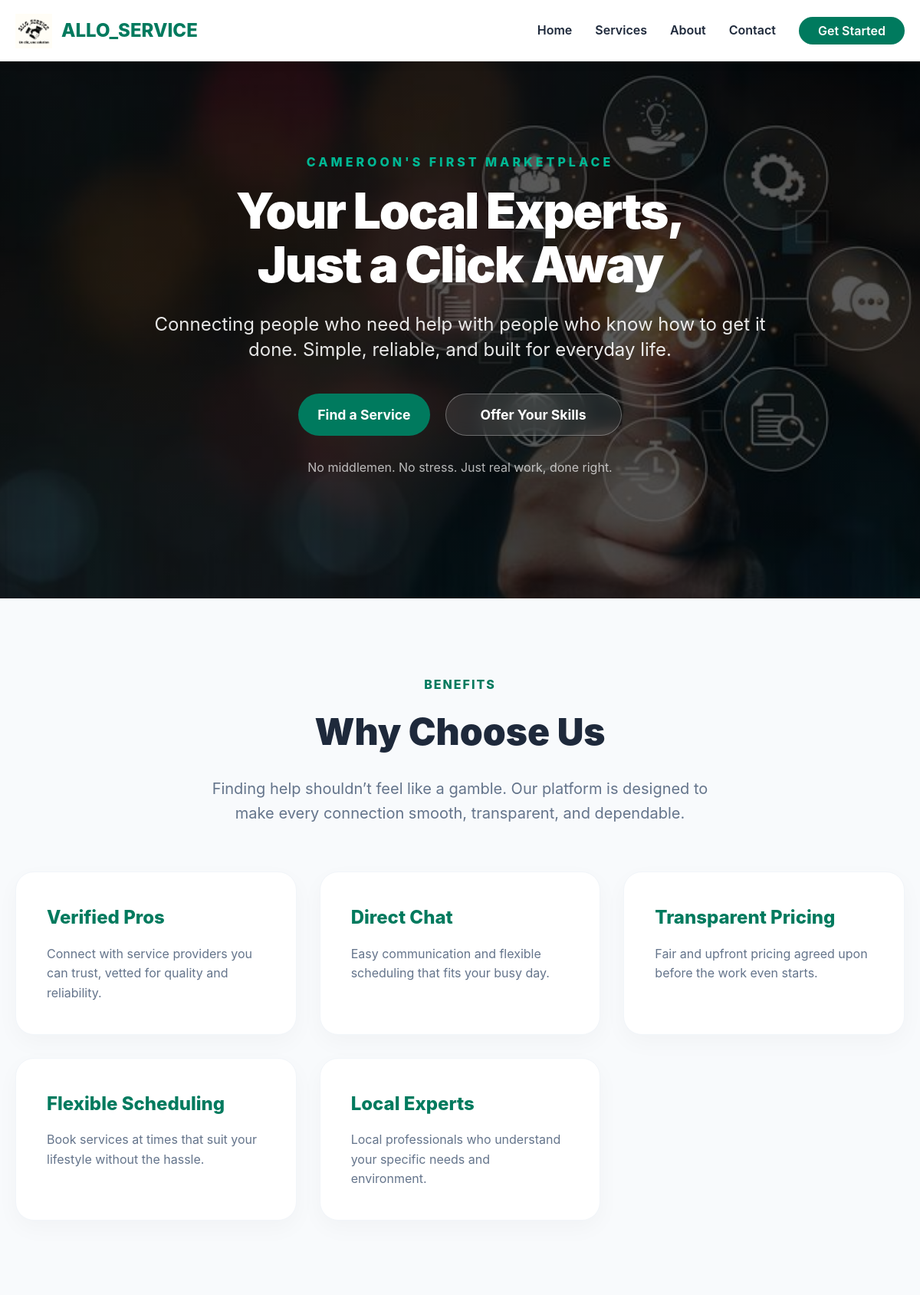
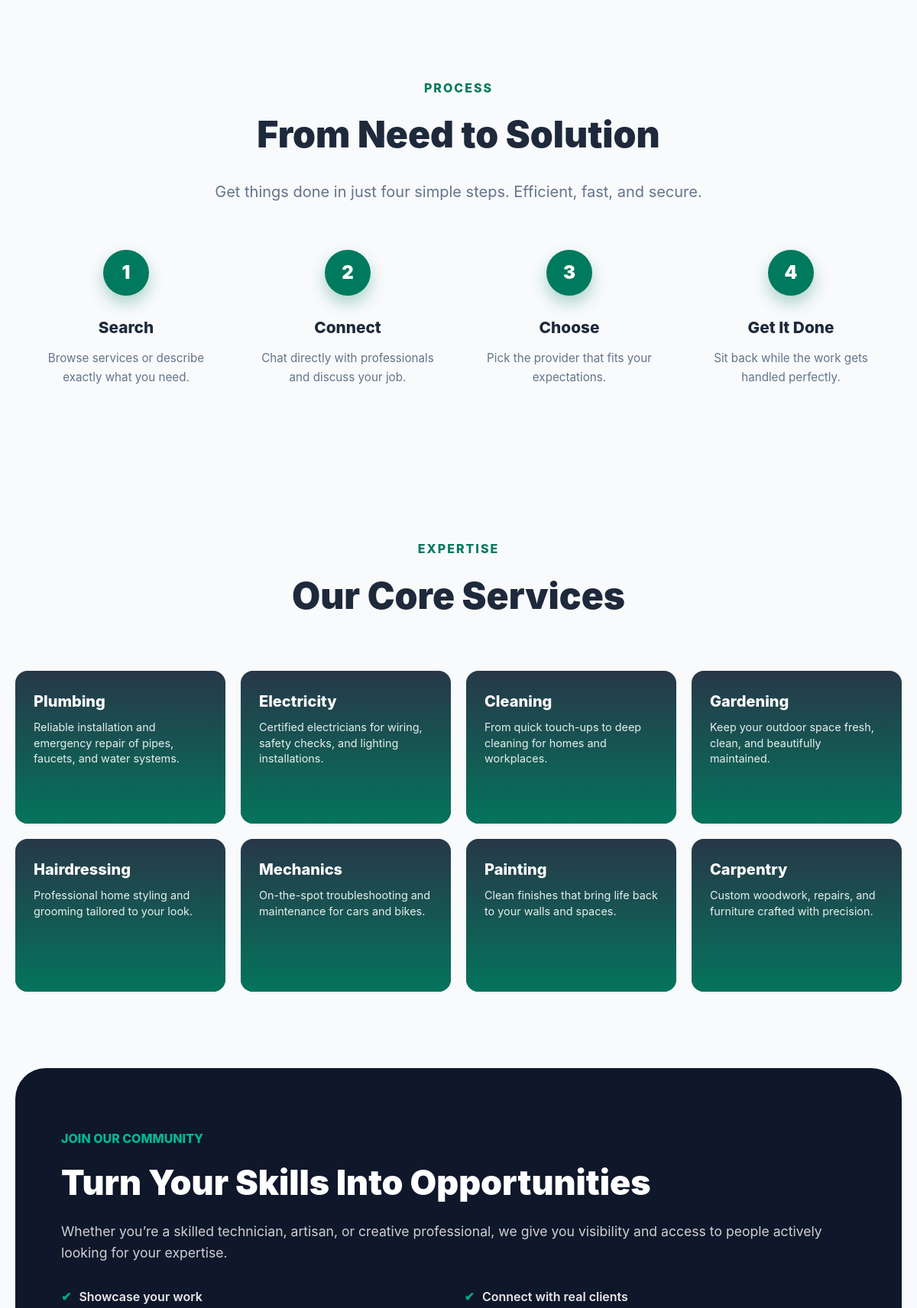
The page / (upper part) on the database its author committed (2 pictures, top to bottom).
### tables this page shows
CREATE TABLE IF NOT EXISTS services (
    id INT AUTO_INCREMENT PRIMARY KEY,
    name VARCHAR(100) NOT NULL,
    slug VARCHAR(100) NOT NULL UNIQUE,
    description TEXT,
    image_path VARCHAR(255),
    base_price DECIMAL(10,2) DEFAULT 0,
    created_at TIMESTAMP DEFAULT CURRENT_TIMESTAMP
);

### index.php (the view, shortened to what this page needs)
<?php
require_once 'includes/db.php';
?>
<!DOCTYPE html>
<html lang="en">
<head>
  <link rel="stylesheet" href="assets/css/style.css?v=1.1">
</head>
<body>
<?php include 'includes/header.php'; ?>
<section class="hero">
  <div class="hero-content">
    <span style="color: #00B894; font-weight: 800; text-transform: uppercase; letter-spacing: 4px; display: inline-block; margin-bottom: 15px;">Cameroon's First marketplace</span>
    <h1>Your Local Experts, <br>Just a Click Away</h1>
    <p>Connecting people who need help with people who know how to get it done. Simple, reliable, and built for everyday life.</p>
    <div class="hero-btns">
        <a href="all_services.php" class="btn btn-primary btn-hero">Find a Service</a>
        <?php if(!isset($_SESSION['client_id']) && !isset($_SESSION['provider_id'])): ?>
            <a href="provider/provider_signup.php" class="btn btn-hero secondary">Offer Your Skills</a>
        <?php endif; ?>
    </div>
    <p style="font-size: 1rem; margin-top: 30px; opacity: 0.7;">No middlemen. No stress. Just real work, done right.</p>
  </div>
</section>
<section class="container" style="padding: 100px 20px;">
    <div style="text-align:center;">
        <span class="section-tag">Benefits</span>
        <h2 class="section-title">Why Choose Us</h2>
        <p class="section-subtitle">Finding help shouldn’t feel like a gamble. Our platform is designed to make every connection smooth, transparent, and dependable.</p>
    </div>
    <div class="feature-grid">
        <div class="feature-card">
            <h3 style="color: #007A5E; margin-bottom: 15px;">Verified Pros</h3>
            <p>Connect with service providers you can trust, vetted for quality and reliability.</p>
        </div>
        <div class="feature-card">
            <h3 style="color: #007A5E; margin-bottom: 15px;">Direct Chat</h3>
            <p>Easy communication and flexible scheduling that fits your busy day.</p>
        </div>
        <div class="feature-card">
            <h3 style="color: #007A5E; margin-bottom: 15px;">Transparent Pricing</h3>
            <p>Fair and upfront pricing agreed upon before the work even starts.</p>
        </div>
        <div class="feature-card">
            <h3 style="color: #007A5E; margin-bottom: 15px;">Flexible Scheduling</h3>
            <p>Book services at times that suit your lifestyle without the hassle.</p>
        </div>
        <div class="feature-card">
            <h3 style="color: #007A5E; margin-bottom: 15px;">Local Experts</h3>
            <p>Local professionals who understand your specific needs and environment.</p>
        </div>
    </div>
</section>
<section style="background: #f8fafc;">
    <div class="container">
        <div style="text-align:center;">
            <span class="section-tag">Process</span>
            <h2 class="section-title">From Need to Solution</h2>
            <p class="section-subtitle">Get things done in just four simple steps. Efficient, fast, and secure.</p>
        </div>
        <div class="how-steps">
            <div class="step-card">
                <div class="step-number">1</div>
                <h3>Search</h3>
                <p>Browse services or describe exactly what you need.</p>
            </div>
            <div class="step-card">
                <div class="step-number">2</div>
                <h3>Connect</h3>
                <p>Chat directly with professionals and discuss your job.</p>
            </div>
            <div class="step-card">
                <div class="step-number">3</div>
                <h3>Choose</h3>
                <p>Pick the provider that fits your expectations.</p>
            </div>
            <div class="step-card">
                <div class="step-number">4</div>
                <h3>Get It Done</h3>
                <p>Sit back while the work gets handled perfectly.</p>
            </div>
        </div>
    </div>
</section>
<?php
$core_services = [];
$res_s = $conn->query("SELECT * FROM services ORDER BY id ASC LIMIT 8");
if ($res_s) {
    while ($row = $res_s->fetch_assoc()) $core_services[] = $row;
}
?>
<section class="container" style="padding: 100px 20px;">
  <div style="text-align:center; margin-bottom: 60px;">
    <span class="section-tag">Expertise</span>
    <h2 class="section-title">Our Core Services</h2>
  </div>
  <div class="services-modern-grid">
    <?php if (empty($core_services)): ?>
        <p style="text-align: center; color: #64748b; grid-column: 1 / -1;">No core services have been added to the platform yet.</p>
    <?php else: ?>
        <?php foreach ($core_services as $srv):
            $img = !empty($srv['image_path']) ? htmlspecialchars($srv['image_path']) : 'assets/img/service-placeholder.jpg';
        ?>
        <a href="all_services.php?cat=<?= urlencode($srv['slug']) ?>" class="service-v-card" style="background-image: url('<?= $img ?>'); display: block; text-decoration: none;">
            <div class="card-content">
                <h3><?= htmlspecialchars($srv['name']) ?></h3>
                <p><?= htmlspecialchars($srv['description']) ?></p>
            </div>
        </a>
        <?php endforeach; ?>
    <?php endif; ?>
  </div>
</section>
<section class="container">
    <div class="provider-promo">
        <div class="provider-content">
            <span style="color: #00B894; font-weight: 800; text-transform: uppercase; margin-bottom: 20px; display: block;">Join Our Community</span>
            <h2 style="font-size: 2.8rem; font-weight: 900; line-height: 1.1; margin-bottom: 25px;">Turn Your Skills Into Opportunities</h2>
            <p style="font-size: 1.1rem; opacity: 0.8; line-height: 1.6;">Whether you’re a skilled technician, artisan, or creative professional, we give you visibility and access to people actively looking for your expertise.</p>
            <ul class="check-list">
                <li>Showcase your work</li>
                <li>Connect with real clients</li>
            </ul>
        </div>
    </div>
</section>
</body>
</html>

### assets/css/style.css (style rules this page uses)
* { box-sizing: border-box; margin: 0; padding: 0; }
html, body { width: 100%; margin: 0; padding: 0; overflow-x: hidden; position: relative; font-family: 'Inter', 'Segoe UI', Arial, sans-serif; background: #f8fafc; color: #1e293b; line-height: 1.6; }
.container { width: 100%; max-width: 1200px; margin: 0 auto; padding: 0 20px; }
h2 { margin-bottom: 15px; }
.btn { display: flex; align-items: center; justify-content: center; padding: 12px 32px; border: none; background: #007A5E; color: white; font-size: 1rem; cursor: pointer; border-radius: 50px; font-weight: 700; text-decoration: none; line-height: 1; text-align: center; max-width: 100%; width: max-content; white-space: nowrap; }

### index.php (style rules this page uses)
.hero { background: linear-gradient(rgba(0,0,0,0.65), rgba(0,0,0,0.65)), url('assets/img/photo.jpg') center/cover no-repeat; height: 700px; display: flex; align-items: center; justify-content: center; text-align: center; color: white; padding: 0 20px; }
.hero-content h1 { font-size: 4rem; font-weight: 900; margin-bottom: 25px; line-height: 1.1; letter-spacing: -2px; }
.hero-content p { font-size: 1.5rem; margin-bottom: 40px; opacity: 0.9; max-width: 850px; margin-left: auto; margin-right: auto; line-height: 1.4; }
.hero-btns { display: flex; gap: 20px; justify-content: center; flex-wrap: wrap; }
.btn-hero { padding: 18px 45px; font-size: 1.1rem; border-radius: 50px; font-weight: 700; }
.btn-hero.secondary { background: rgba(255,255,255,0.1); border: 1px solid rgba(255,255,255,0.3); backdrop-filter: blur(10px); }
section { padding: 100px 20px; }
.section-tag { color: #007A5E; font-weight: 800; text-transform: uppercase; letter-spacing: 2px; margin-bottom: 10px; display: block; }
.section-title { font-size: 3rem; font-weight: 900; color: #1e293b; margin-bottom: 20px; }
.section-subtitle { font-size: 1.25rem; color: #64748b; max-width: 700px; margin: 0 auto 60px; line-height: 1.6; }
.feature-grid { display: grid; grid-template-columns: repeat(auto-fit, minmax(300px, 1fr)); gap: 30px; margin-top: 50px; }
.feature-card { background: white; padding: 40px; border-radius: 24px; box-shadow: 0 10px 30px rgba(0,0,0,0.03); border: 1px solid #f1f5f9; transition: 0.3s; }
.feature-card h3 { font-size: 1.5rem; font-weight: 800; margin-bottom: 15px; color: #1e293b; }
.feature-card p { color: #64748b; line-height: 1.6; }
.how-steps { display: grid; grid-template-columns: repeat(auto-fit, minmax(220px, 1fr)); gap: 40px; position: relative; }
.step-card { text-align: center; position: relative; z-index: 2; }
.step-number { width: 60px; height: 60px; background: #007A5E; color: white; border-radius: 50%; display: flex; align-items: center; justify-content: center; font-size: 1.5rem; font-weight: 900; margin: 0 auto 25px; box-shadow: 0 10px 20px rgba(0, 122, 94, 0.3); }
.step-card h3 { font-size: 1.3rem; font-weight: 800; margin-bottom: 12px; color: #1e293b; }
.step-card p { color: #64748b; font-size: 0.95rem; }
.provider-promo { background: #0f172a; color: white; border-radius: 40px; padding: 80px 60px; display: flex; align-items: center; gap: 60px; overflow: hidden; position: relative; }
.provider-content { flex: 1; z-index: 2; }
.check-list { list-style: none; padding: 0; margin: 30px 0; display: grid; grid-template-columns: 1fr 1fr; gap: 15px; }
.check-list li { display: flex; align-items: center; gap: 10px; font-weight: 600; opacity: 0.9; }
.check-list li::before { content: '✔'; color: #00B894; font-weight: 900; }
.services-modern-grid { display: grid; grid-template-columns: repeat(auto-fit, minmax(250px, 1fr)); gap: 20px; }
.service-v-card { position: relative; border-radius: 16px; overflow: hidden; display: flex; align-items: flex-end; min-height: 200px; padding: 24px; color: white; background-color: #2c3e50; background-size: cover; background-position: center; transition: 0.3s; }
.service-v-card::before { content: ''; position: absolute; top: 0; left: 0; right: 0; bottom: 0; background: linear-gradient(to top, rgba(0,122,94,0.9), rgba(0,0,0,0.1)); z-index: 1; }
.service-v-card .card-content { position: relative; z-index: 2; }
.service-v-card h3 { font-size: 1.25rem; font-weight: 800; margin-bottom: 8px; }
.service-v-card p { font-size: 0.9rem; opacity: 0.9; line-height: 1.4; margin: 0; }
.service-v-card { min-height: 200px; display: flex; flex-direction: column; justify-content: center; }

### rows shown on the page
services: name "Plumbing", description "Reliable installation and emergency repair of pipes, faucets, and water systems."
services: name "Electricity", description "Certified electricians for wiring, safety checks, and lighting installations."
services: name "Cleaning", description "From quick touch-ups to deep cleaning for homes and workplaces."
services: name "Gardening", description "Keep your outdoor space fresh, clean, and beautifully maintained."
services: name "Hairdressing", description "Professional home styling and grooming tailored to your look."
services: name "Mechanics", description "On-the-spot troubleshooting and maintenance for cars and bikes."
services: name "Painting", description "Clean finishes that bring life back to your walls and spaces."
services: name "Carpentry", description "Custom woodwork, repairs, and furniture crafted with precision."
